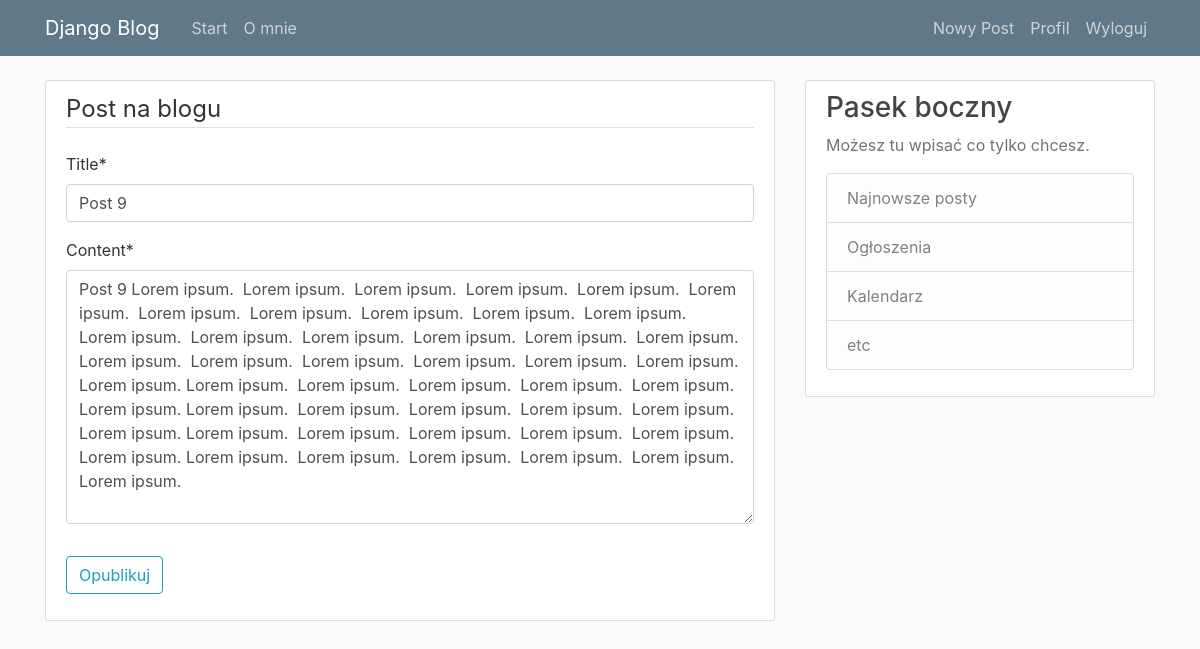
Screenshot of /post/14/update/ (signed in) with the database file from the repository.
### blog/models.py (models this page shows, shortened)
class Post(models.Model):
    title = models.CharField(max_length=100)
    content = models.TextField()
    date_posted = models.DateTimeField(default=timezone.now)
    author = models.ForeignKey(User, on_delete=models.CASCADE)

### blog/views.py (the view, shortened to what this page needs)
# urls.py: path('post/<int:pk>/update/', PostUpdateView.as_view(), name='post-update'),
class PostUpdateView(LoginRequiredMixin, UserPassesTestMixin, UpdateView):
    model = Post
    fields = ['title', 'content']
    def test_func(self):
        post = self.get_object()
        if self.request.user == post.author:
            return True
        return False

### blog/templates/blog/post_form.html (shortened to what this page needs)
{% extends "blog/base.html" %}
{% load crispy_forms_tags %}
{% block content %}
    <div class="content-section">
        <form method="POST">
            <fieldset class="form-group">
                <legend class="border-bottom mb-4">
                Post na blogu
                </legend>
                {{ form|crispy }}
            </fieldset>
            <div class="form-group">
                <button class="btn btn-outline-info" type="submit">Opublikuj</button>
            </div>
        </form>
    </div>
{% endblock content %}

### blog/static/blog/main.css (style rules this page uses)
body { background: #fafafa; color: #333333; margin-top: 5rem; }
.content-section { background: #ffffff; padding: 10px 20px; border: 1px solid #dddddd; border-radius: 3px; margin-bottom: 20px; }

### rows the page displays
Post: title "Post 9", content "Post 9 Lorem ipsum. Lorem ipsum. Lorem ipsum. Lorem ipsum. Lorem ipsum. Lorem ipsum. Lorem ipsum. Lorem ipsum. Lorem ipsum. Lorem ipsum. Lorem ipsum. Lorem ipsum. Lorem ipsum. Lorem ipsum. Lorem ipsum. Lorem ipsum. Lorem ipsum. Lorem ipsum. Lorem ipsum. Lorem ipsum. Lorem ipsum. Lorem ipsum. Lorem ipsum. Lorem ipsum. Lorem ipsum. Lorem ipsum. Lorem ipsum. Lorem ipsum. Lorem ipsum. Lorem ipsum. Lorem ipsum. Lorem ipsum. Lorem ipsum. Lorem ipsum. Lorem ipsum. Lorem ipsum. Lorem ipsum. Lorem ipsum. Lorem ipsum. Lorem ipsum. Lorem ipsum. Lorem ipsum. Lorem ipsum. Lorem ipsum. Lorem ipsum. Lorem ipsum. Lorem ipsum. Lorem ipsum."
